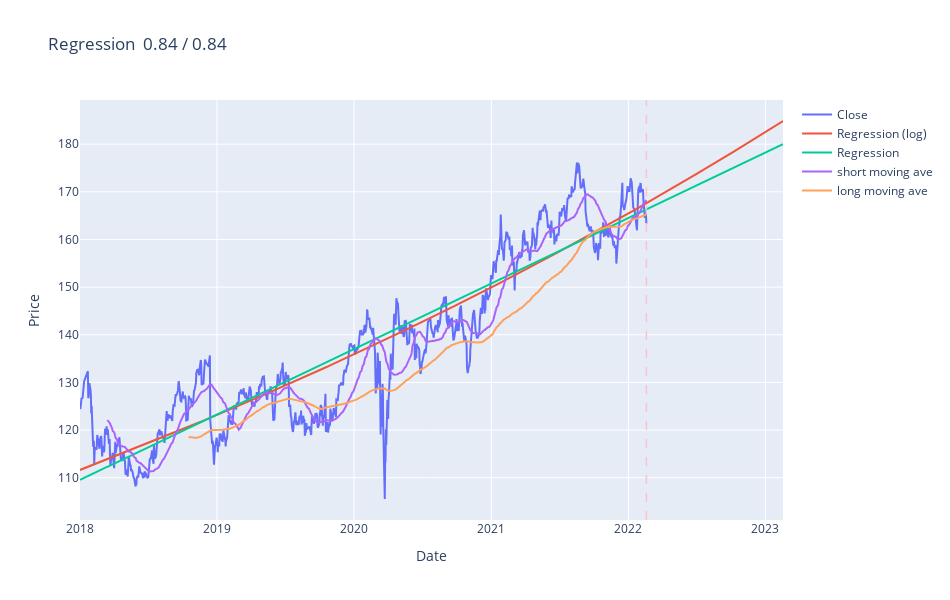

Notebook source saved alongside this figure:
### Code cell
############### price range ####################
tdy = dt.datetime.today()
stdate = '2018-01-01'
eddate = tdy
#tdy = '2007-01-01'
preddays = 366  # future for prediction
mapd = (50, 200)  # (short, long) moving average period

# stock prices
stock = yf.Ticker(ticker)
skhist_tr = stock.history(start = stdate, end = eddate).dropna()
skhist_te = stock.history(start = stdate, end = tdy).dropna()
skhigh_tr = skhist_tr['High']
sklow_tr = skhist_tr['Low']
skopen_tr = skhist_tr['Open']
skclose_tr = skhist_tr['Close']
skopen_te = skhist_te['Open']
skclose_te = skhist_te['Close']

# moving average
mashort = [np.mean(skclose_te[i:i+mapd[0]]) for i in range(len(skclose_te)-mapd[0]+1)]
malong = [np.mean(skclose_te[i:i+mapd[1]]) for i in range(len(skclose_te)-mapd[1]+1)]

dr_tr = (skclose_tr - skopen_tr)/skclose_tr
dr_te = (skclose_te - skopen_te)/skclose_te
dates_tr = skhist_tr.index
dates_te = skhist_te.index

# create index for regression
time_tr = np.array((dates_tr - dates_tr[0])/np.timedelta64(1, 'D')).reshape(-1, 1)
time_te = np.array((dates_te - dates_te[0])/np.timedelta64(1, 'D')).reshape(-1, 1)
pred_tm = np.array(range(int(time_te[-1])+1, int(time_te[-1])+preddays)).reshape(-1, 1)
time_pred = np.concatenate((time_te, pred_tm))

# prediction and moving ave time for plot
tm_pred = [dt.date.fromisoformat(stdate) + dt.timedelta(days = int(time_pred[i])) for i in range(len(time_pred))]
tm_mas = dates_te[mapd[0]:]
tm_mal = dates_te[mapd[1]:]

## regression on log(price)
reg_close_log = LinearRegression().fit(time_tr, np.log(skclose_tr))
close_score1 = np.round(reg_close_log.score(time_tr, np.log(skclose_tr)), 2)
pred_close1 = np.exp(reg_close_log.predict(time_pred))

## regression on price
reg_close = LinearRegression().fit(time_tr, skclose_tr)
close_score2 = np.round(reg_close.score(time_tr, skclose_tr), 2)
pred_close2 = reg_close.predict(time_pred)

## plots
fig = go.Figure(data = go.Scatter(x = dates_te, y = skclose_te, name = 'Close'))
fig.add_trace(go.Scatter(x = tm_pred, y = pred_close1, name = 'Regression (log)'))
fig.add_trace(go.Scatter(x = tm_pred, y = pred_close2, name = 'Regression'))
fig.add_trace(go.Scatter(x = tm_mas, y = mashort, name = 'short moving ave'))
fig.add_trace(go.Scatter(x = tm_mal, y = malong, name = 'long moving ave'))
fig.add_vline(x = dates_tr[-1], line_width = 1.5, line_dash = 'dash', line_color = 'pink')
fig.update_layout(title='Regression  '+str(close_score1)+' / '+str(close_score2), xaxis_title='Date', yaxis_title='Price', width = 950, height = 600)
fig.show()

### Figure 1 — Plotly figure (JSON) as saved in the notebook; plotly's stock layout.template omitted (floating-point values rounded to 4 significant figures; data arrays with more than 128 entries replaced by an {"elided": "..."} marker saying what was removed)
{"data": [{"name": "Close", "type": "scatter", "x": {"elided": "1042 str values"}, "y": {"elided": "1042 float values"}}, {"name": "Regression (log)", "type": "scatter", "x": {"elided": "1407 str values"}, "y": {"elided": "1407 float values"}}, {"name": "Regression", "type": "scatter", "x": {"elided": "1407 str values"}, "y": {"elided": "1407 float values"}}, {"name": "short moving ave", "type": "scatter", "x": {"elided": "992 str values"}, "y": {"elided": "993 float values"}}, {"name": "long moving ave", "type": "scatter", "x": {"elided": "842 str values"}, "y": {"elided": "843 float values"}}], "layout": {"height": 600, "shapes": [{"line": {"color": "pink", "dash": "dash", "width": 1.5}, "type": "line", "x0": "2022-02-18T00:00:00", "x1": "2022-02-18T00:00:00", "xref": "x", "y0": 0, "y1": 1, "yref": "y domain"}], "title": {"text": "Regression  0.84 / 0.84"}, "width": 950, "xaxis": {"autorange": true, "range": ["2018-01-01", "2023-02-17"], "title": {"text": "Date"}, "type": "date"}, "yaxis": {"autorange": true, "range": [101.1, 189.3], "title": {"text": "Price"}, "type": "linear"}}}
